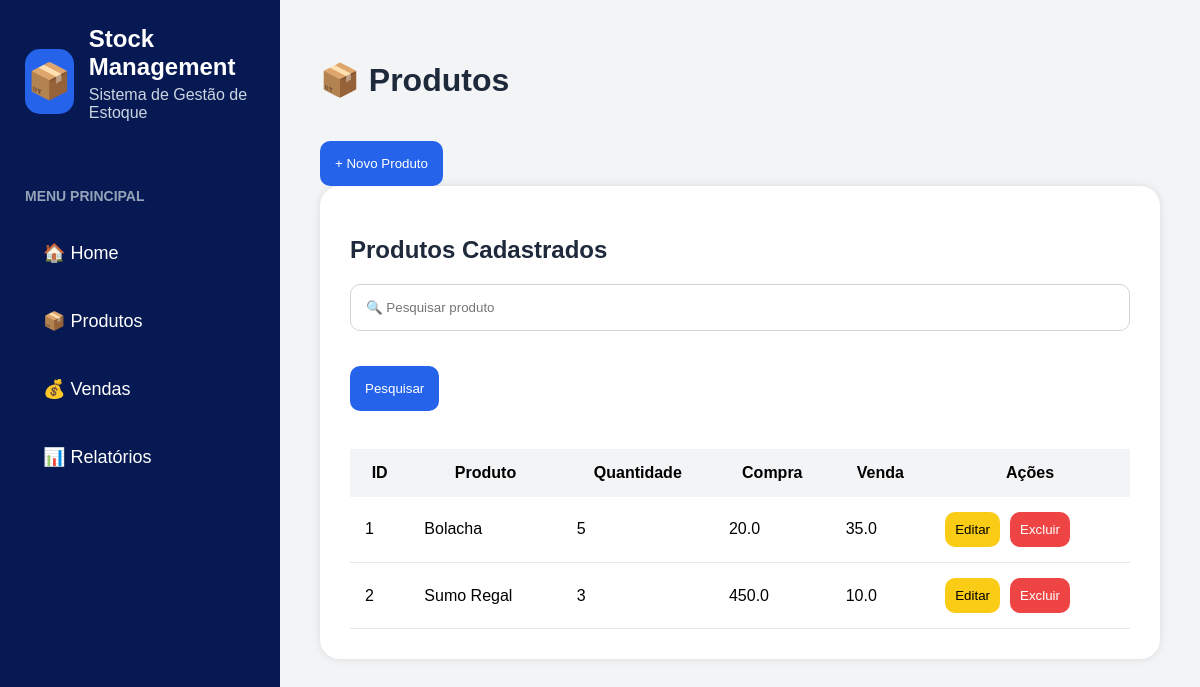
/products, run on an earlier commit of the app's database.
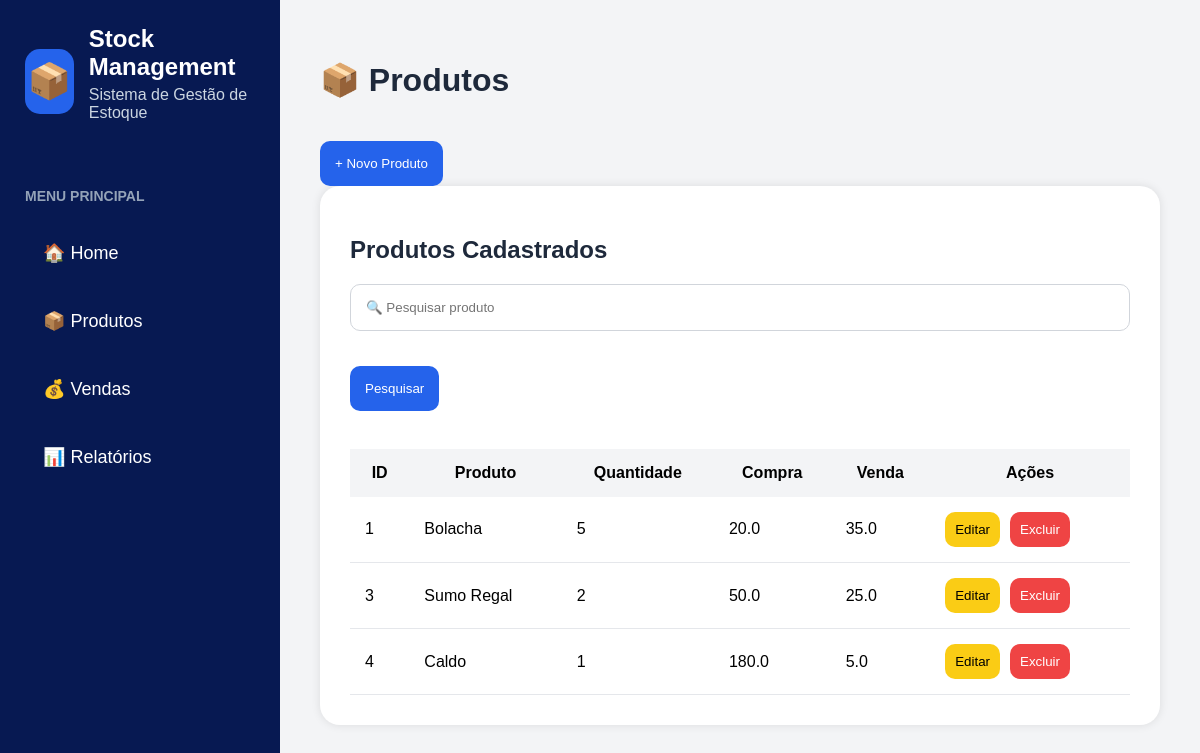
And on a later commit of the database.
### tables this page shows
CREATE TABLE products (
    id INTEGER PRIMARY KEY AUTOINCREMENT,
    name TEXT NOT NULL,
    quantity INTEGER NOT NULL,
    purchase_price REAL NOT NULL,
    selling_price REAL NOT NULL
);

### app.py (the view, shortened to what this page needs)
@app.route('/products', methods=['GET', 'POST'])
def products():
    connection = sqlite3.connect('database/database.db')
    cursor = connection.cursor()
    search = request.args.get('search')
    if search:
        cursor.execute(
            '''
            SELECT *
            FROM products
            WHERE name LIKE ?
            ''',
            ('%' + search + '%',)
        )
    else:
        cursor.execute(
            'SELECT * FROM products'
        )
    products_list = cursor.fetchall()
    connection.close()
    return render_template(
        'products.html',
        products=products_list,
        edit_product=None
    )

### templates/products.html (shortened to what this page needs)
{% extends 'base.html' %}
{% block content %}
<h1>📦 Produtos</h1>
<button
class="btn-blue"
onclick="toggleForm()"
>
+ Novo Produto
</button>
<div class="card">
<h2>Produtos Cadastrados</h2>
<form method="GET">
<input
type="text"
name="search"
placeholder="🔍 Pesquisar produto"
>
<button class="btn-blue">
Pesquisar
</button>
</form>
<br>
<table>
<tr>
<th>ID</th>
<th>Produto</th>
<th>Quantidade</th>
<th>Compra</th>
<th>Venda</th>
<th>Ações</th>
</tr>
{% for product in products %}
<tr>
<td>{{ product[0] }}</td>
<td>{{ product[1] }}</td>
<td>{{ product[2] }}</td>
<td>{{ product[3] }}</td>
<td>{{ product[4] }}</td>
<td class="actions">
<a href="/edit_product/{{ product[0] }}">
<button class="btn-yellow">
Editar
</button>
</a>
<a
href="/delete_product/{{ product[0] }}"
onclick="return confirm('Tem certeza que deseja excluir este produto?')"
>
<button class="btn-red">
Excluir
</button>
</a>
</td>
</tr>
{% endfor %}
</table>
</div>
{% endblock %}

### templates/base.html (shortened to what this page needs)
<!DOCTYPE html>
<html>
<head>
    <link rel="stylesheet"
          href="{{ url_for('static', filename='style.css') }}">
</head>
<body>
<div class="sidebar">
    <div class="logo">
        <div class="logo-icon">
            📦
        </div>
        <div>
            <h2>Stock Management</h2>
            <p>Sistema de Gestão de Estoque</p>
        </div>
    </div>
    <div class="menu-title">
        MENU PRINCIPAL
    </div>
    <div class="menu">
        <a href="/">🏠 Home</a>
        <a href="/products">📦 Produtos</a>
        <a href="/sales">💰 Vendas</a>
        <a href="/reports">📊 Relatórios</a>
    </div>
</div>
<div class="content">
    {% block content %}
    {% endblock %}
</div>
</body>
</html>

### static/style.css (style rules this page uses)
body { margin:0; background:#f3f4f6; font-family:Arial, sans-serif; }
.sidebar { position:fixed; left:0; top:0; width:280px; height:100vh; background:#071952; padding:25px; box-sizing:border-box; color:white; }
.logo { display:flex; align-items:center; gap:15px; }
.logo-icon { width:65px; height:65px; background:#2563eb; border-radius:15px; display:flex; justify-content:center; align-items:center; font-size:35px; }
.logo h2 { margin:0; color:white; }
.logo p { margin-top:5px; color:#cbd5e1; }
.menu-title { margin-top:50px; margin-bottom:20px; color:#94a3b8; font-size:14px; font-weight:bold; }
.menu a { display:block; text-decoration:none; color:white; font-size:18px; padding:18px; border-radius:15px; margin-bottom:10px; transition:0.3s; }
.content { margin-left:280px; padding:40px; }
h1,h2 { color:#1e293b; }
.card { background:white; padding:30px; border-radius:20px; margin-bottom:30px; box-shadow:0px 0px 10px rgba(0,0,0,0.1); }
input { width:100%; padding:15px; border:1px solid #d1d5db; border-radius:10px; box-sizing:border-box; }
.btn-blue { background:#2563eb; color:white; border:none; padding:15px; border-radius:10px; margin-top:20px; cursor:pointer; }
.btn-yellow { background:#facc15; border:none; padding:10px; border-radius:10px; cursor:pointer; }
.btn-red { background:#ef4444; color:white; border:none; padding:10px; border-radius:10px; cursor:pointer; }
table { width:100%; border-collapse:collapse; }
th { background:#f3f4f6; padding:15px; }
td { padding:15px; border-bottom:1px solid #e5e7eb; }
.actions { display:flex; gap:10px; }
form { margin-bottom:20px; }
input { margin-bottom:15px; }

What changed in the data, as far as the page shows it:
removed products: id "2", name "Sumo Regal", quantity "3", purchase_price "450.0", selling_price "10.0"
added products: id "3", name "Sumo Regal", quantity "2", purchase_price "50.0", selling_price "25.0"
added products: id "4", name "Caldo", quantity "1", purchase_price "180.0", selling_price "5.0"
